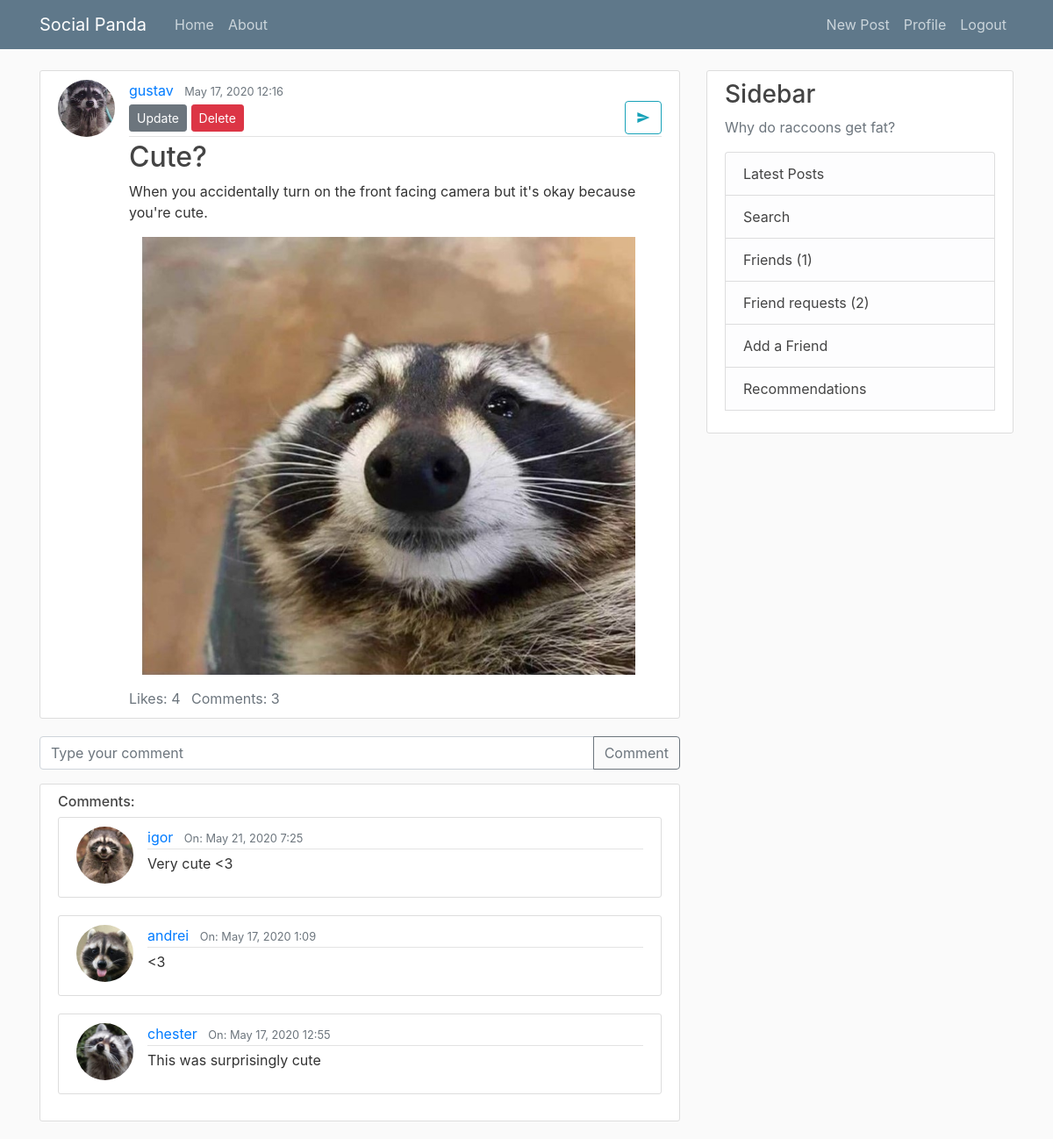
Screenshot of /post/14/ (signed in) with the database file from the repository.
### blog/models.py (models this page shows, shortened)
class Post(models.Model):
    title = models.CharField(max_length=100)
    content = models.TextField(blank=True, null=True)  # unrestriced text
    date_posted = models.DateTimeField(default=timezone.now)
    author = models.ForeignKey(User, on_delete=models.CASCADE)
    image = models.ImageField(blank=True, null=True, upload_to="post_pics")

class Comment(models.Model):
    user = models.ForeignKey(User, on_delete=models.CASCADE)
    post = models.ForeignKey(Post, on_delete=models.CASCADE, related_name='comment')
    date_of_comment = models.DateTimeField(default=timezone.now)
    text = models.TextField()

### users/models.py (models this page shows, shortened)
class Profile(models.Model):
    user = models.OneToOneField(User, on_delete=models.CASCADE)
    image = models.ImageField(default="default.jpg", upload_to="profile_pics")

### blog/views.py (the view)
# urls.py: path("post/<int:pk>/", PostDetailView.as_view(), name="post-detail"),
class PostDetailView(DetailView):
    model = Post
    def get_context_data(self, **kwargs):
        comments = Comment.objects.filter(post_id=self.object.id).order_by(
            "-date_of_comment"
        )
        likes_count = Like.objects.filter(post_id=self.object.id).count()
        kwargs.update({"comments": comments,
                       "likes_count": likes_count,
                       "comments_count": len(comments)
                       })
        return super().get_context_data(object_list=None, **kwargs)

### blog/context_processors.py (called while the page is built)
def friend_requests(request):
    user = request.user
    friend_request_count = FriendRequest.objects.filter(receiver_id=user.id).count()
    friend_count = Friend.objects.filter(current_user_id=user.id).count()
    shared_posts_count = SharedPost.objects.filter(post_receiver_id=user.id).count()
    return {
        "friend_request_count": friend_request_count,
        "friends_count": friend_count,
        "shared_posts_count": shared_posts_count,
    }

### blog/templates/blog/post_detail.html (shortened to what this page needs)
{% extends 'blog/base.html'%}
{% block content %}
<article class="media content-section">
    <img class="rounded-circle article-img" src="{{ object.author.profile.image.url }}">
    <div class="media-body">
        <div class="article-metadata">
            <a class="mr-2" href="{% url 'user-posts' object.author.username %}">{{ object.author }}</a>
            <small class="text-muted">{{ object.date_posted|date:"F d, Y f" }}</small>
            {% if object.author == user %}
            <div>
                <a class="btn btn-secondary btn-sm mt-1 mb-1" href="{% url 'post-update' object.id %}">Update</a>
                <a class="btn btn-danger btn-sm mt-1 mb-1" href="{% url 'post-delete' object.id %}">Delete</a>
                <a class="btn btn-outline-info mb-1 material-icons" href="{% url 'post-share' object.id %}"
                   style="float:right">send</a>
            </div>
            {% endif %}
        </div>
        <h2 class="article-title">{{ object.title }}</h2>
        <p class="article-content">{{ object.content }}</p>
        {% if post.image %}
        <img class="post-img" src="{{ post.image.url }}">
        {% endif %}
        <a class="text-muted">Likes: {{ likes_count }}</a>
        <a class="text-muted pl-2">Comments: {{ comments_count }}</a>
    </div>
</article>
{% if user.is_authenticated %}
<form action="{% url 'added-comment' %}" method="post">
    <div class="input-group mb-3">
        <input aria-describedby="basic-addon2" aria-label="Type your comment" class="form-control" id="input_id"
               name="text" placeholder="Type your comment" type="text">
        <div class="input-group-append">
            <button class="btn btn-outline-secondary" id="search_button_id" type="submit">Comment</button>
        </div>
    </div>
</form>
<article class="media content-section">
    <div class="media-body">
        {% if comments %}
        <h6 class="article-title">Comments:</h6>
        {% for comment in comments %}
        <article class="media content-section">
            <img class="rounded-circle article-img" src="{{ comment.user.profile.image.url }}">
            <div class="media-body">
                <div class="article-metadata">
                    <a class="mr-2" href="{% url 'user-posts' comment.user.username %}">{{ comment.user.username }}</a>
                    <small class="text-muted"> On: {{ comment.date_of_comment|date:"F d, Y f" }}</small>
                </div>
                <p class="article-content">{{ comment.text }}</p>
            </div>
        </article>
        {% endfor %}
        {% else %}
        <h6>No comments</h6>
        {% endif %}
    </div>
</article>
{% endif %}
{% endblock content %}

### blog/static/blog/main.css (style rules this page uses)
body { background: #fafafa; color: #333333; margin-top: 5rem; }
h1, h2, h3, h4, h5, h6 { color: #444444; }
.content-section { background: #ffffff; padding: 10px 20px; border: 1px solid #dddddd; border-radius: 3px; margin-bottom: 20px; }
.article-title { color: #444444; }
.article-content { white-space: pre-line; }
.article-img { height: 65px; width: 65px; margin-right: 16px; }
.post-img { padding-bottom: 15px; padding-right: 15px; display: block; margin-left: auto; margin-right: auto; width: 95%; }
.article-metadata { padding-bottom: 1px; margin-bottom: 4px; border-bottom: 1px solid #e3e3e3 }

### rows the page displays
Post: author.profile.image (picture), author "gustav", date_posted "May 17, 2020 12:16", title "Cute?", content "When you accidentally turn on the front facing camera but it's okay because you're cute.", image (picture)
Comment: user.profile.image (placeholder picture), user.username "igor", date_of_comment "May 21, 2020 7:25", text "Very cute <3"
Comment: user.profile.image (picture), user.username "andrei", date_of_comment "May 17, 2020 1:09", text "<3"
Comment: user.profile.image (picture), user.username "chester", date_of_comment "May 17, 2020 12:55", text "This was surprisingly cute"

### other values shown
{{ likes_count }} "4"
{{ comments_count }} "3"
{{ friends_count }} "1"
{{ friend_request_count }} "2"
